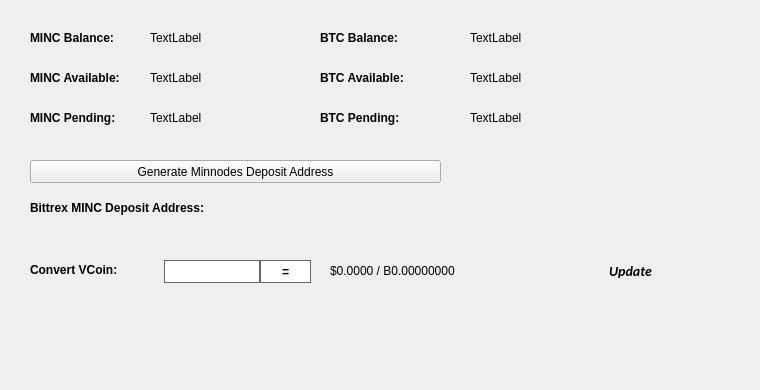
   <widget class="QWidget" name="BalanceTab">
    <attribute name="title">
     <string>Balance</string>
    </attribute>
    <widget class="QLabel" name="BitcoinBalanceLabel">
     <property name="geometry">
      <rect>
       <x>470</x>
       <y>30</y>
       <width>150</width>
       <height>16</height>
      </rect>
     </property>
     <property name="text">
      <string>TextLabel</string>
     </property>
    </widget>
    <widget class="QLabel" name="MINCBalanceLabel">
     <property name="geometry">
      <rect>
       <x>150</x>
       <y>30</y>
       <width>150</width>
       <height>16</height>
      </rect>
     </property>
     <property name="text">
      <string>TextLabel</string>
     </property>
    </widget>
    <widget class="QLabel" name="label_11">
     <property name="geometry">
      <rect>
       <x>30</x>
       <y>30</y>
       <width>101</width>
       <height>16</height>
      </rect>
     </property>
     <property name="font">
      <font>
       <weight>75</weight>
       <bold>true</bold>
      </font>
     </property>
     <property name="text">
      <string>MINC Balance:</string>
     </property>
    </widget>
    <widget class="QLabel" name="label_12">
     <property name="geometry">
      <rect>
       <x>320</x>
       <y>30</y>
       <width>101</width>
       <height>16</height>
      </rect>
     </property>
     <property name="font">
      <font>
       <weight>75</weight>
       <bold>true</bold>
      </font>
     </property>
     <property name="text">
      <string>BTC Balance:</string>
     </property>
    </widget>
    <widget class="QLabel" name="MINCAvailableLabel_2">
     <property name="geometry">
      <rect>
       <x>150</x>
       <y>70</y>
       <width>150</width>
       <height>16</height>
      </rect>
     </property>
     <property name="text">
      <string>TextLabel</string>
     </property>
    </widget>
    <widget class="QLabel" name="label_13">
     <property name="geometry">
      <rect>
       <x>30</x>
       <y>70</y>
       <width>111</width>
       <height>16</height>
      </rect>
     </property>
     <property name="font">
      <font>
       <weight>75</weight>
       <bold>true</bold>
      </font>
     </property>
     <property name="text">
      <string>MINC Available:</string>
     </property>
    </widget>
    <widget class="QLabel" name="label_14">
     <property name="geometry">
      <rect>
       <x>30</x>
       <y>110</y>
       <width>101</width>
       <height>16</height>
      </rect>
     </property>
     <property name="font">
      <font>
       <weight>75</weight>
       <bold>true</bold>
      </font>
     </property>
     <property name="text">
      <string>MINC Pending:</string>
     </property>
    </widget>
    <widget class="QLabel" name="MINCPendingLabel">
     <property name="geometry">
      <rect>
       <x>150</x>
       <y>110</y>
       <width>150</width>
       <height>16</height>
      </rect>
     </property>
     <property name="text">
      <string>TextLabel</string>
     </property>
    </widget>
    <widget class="QLabel" name="label_15">
     <property name="geometry">
      <rect>
       <x>320</x>
       <y>70</y>
       <width>111</width>
       <height>16</height>
      </rect>
     </property>
     <property name="font">
      <font>
       <weight>75</weight>
       <bold>true</bold>
      </font>
     </property>
     <property name="text">
      <string>BTC Available:</string>
     </property>
    </widget>
    <widget class="QLabel" name="BitcoinAvailableLabel">
     <property name="geometry">
      <rect>
       <x>470</x>
       <y>70</y>
       <width>150</width>
       <height>16</height>
      </rect>
     </property>
     <property name="text">
      <string>TextLabel</string>
     </property>
    </widget>
    <widget class="QLabel" name="label_31">
     <property name="geometry">
      <rect>
       <x>320</x>
       <y>110</y>
       <width>111</width>
       <height>16</height>
      </rect>
     </property>
     <property name="font">
      <font>
       <weight>75</weight>
       <bold>true</bold>
      </font>
     </property>
     <property name="text">
      <string>BTC Pending:</string>
     </property>
    </widget>
    <widget class="QLabel" name="BitcoinPendingLabel">
     <property name="geometry">
      <rect>
       <x>470</x>
       <y>110</y>
       <width>150</width>
       <height>16</height>
      </rect>
     </property>
     <property name="text">
      <string>TextLabel</string>
     </property>
    </widget>
    <widget class="QLabel" name="label_33">
     <property name="geometry">
      <rect>
       <x>30</x>
       <y>200</y>
       <width>221</width>
       <height>16</height>
      </rect>
     </property>
     <property name="font">
      <font>
       <weight>75</weight>
       <bold>true</bold>
      </font>
     </property>
     <property name="text">
      <string>Bittrex MINC Deposit Address:</string>
     </property>
    </widget>
    <widget class="QPushButton" name="GenDepositBTN">
     <property name="geometry">
      <rect>
       <x>30</x>
       <y>160</y>
       <width>411</width>
       <height>23</height>
      </rect>
     </property>
     <property name="text">
      <string>Generate Minnodes Deposit Address</string>
     </property>
     <property name="icon">
      <iconset resource="../minnodes.qrc">
       <normaloff>:/icons/bitcoin</normaloff>:/icons/bitcoin</iconset>
     </property>
    </widget>
    <widget class="QLabel" name="DepositAddressLabel">
     <property name="geometry">
      <rect>
       <x>200</x>
       <y>200</y>
       <width>261</width>
       <height>16</height>
      </rect>
     </property>
     <property name="palette">
      <palette>
       <active>
        <colorrole role="WindowText">
         <brush brushstyle="SolidPattern">
          <color alpha="255">
           <red>0</red>
           <green>0</green>
           <blue>0</blue>
          </color>
         </brush>
        </colorrole>
        <colorrole role="Text">
         <brush brushstyle="SolidPattern">
          <color alpha="255">
           <red>0</red>
           <green>0</green>
           <blue>255</blue>
          </color>
         </brush>
        </colorrole>
       </active>
       <inactive>
        <colorrole role="WindowText">
         <brush brushstyle="SolidPattern">
          <color alpha="255">
           <red>0</red>
           <green>0</green>
           <blue>0</blue>
          </color>
         </brush>
        </colorrole>
        <colorrole role="Text">
         <brush brushstyle="SolidPattern">
          <color alpha="255">
           <red>0</red>
           <green>0</green>
           <blue>255</blue>
          </color>
         </brush>
        </colorrole>
       </inactive>
       <disabled>
        <colorrole role="WindowText">
         <brush brushstyle="SolidPattern">
          <color alpha="255">
           <red>120</red>
           <green>120</green>
           <blue>120</blue>
          </color>
         </brush>
        </colorrole>
        <colorrole role="Text">
         <brush brushstyle="SolidPattern">
          <color alpha="255">
           <red>120</red>
           <green>120</green>
           <blue>120</blue>
          </color>
         </brush>
        </colorrole>
       </disabled>
      </palette>
     </property>
     <property name="font">
      <font>
       <weight>75</weight>
       <bold>true</bold>
      </font>
     </property>
     <property name="text">
      <string/>
     </property>
     <property name="alignment">
      <set>Qt::AlignRight|Qt::AlignTrailing|Qt::AlignVCenter</set>
     </property>
     <property name="textInteractionFlags">
      <set>Qt::LinksAccessibleByMouse|Qt::TextSelectableByKeyboard|Qt::TextSelectableByMouse</set>
     </property>
    </widget>
    <widget class="QLabel" name="label_8">
     <property name="geometry">
      <rect>
       <x>460</x>
       <y>300</y>
       <width>281</width>
       <height>81</height>
      </rect>
     </property>
     <property name="text">
      <string/>
     </property>
     <property name="pixmap">
      <pixmap>:/images/bittrex</pixmap>
     </property>
    </widget>
    <widget class="QWidget" name="widgetConversion" native="true">
     <property name="geometry">
      <rect>
       <x>0</x>
       <y>250</y>
       <width>751</width>
       <height>43</height>
      </rect>
     </property>
     <property name="minimumSize">
      <size>
       <width>0</width>
       <height>43</height>
      </size>
     </property>
     <property name="styleSheet">
      <string notr="true"/>
     </property>
     <widget class="QPushButton" name="btnUpdateMarketData">
      <property name="geometry">
       <rect>
        <x>575</x>
        <y>0</y>
        <width>111</width>
        <height>41</height>
       </rect>
      </property>
      <property name="sizePolicy">
       <sizepolicy hsizetype="Expanding" vsizetype="Expanding">
        <horstretch>0</horstretch>
        <verstretch>0</verstretch>
       </sizepolicy>
      </property>
      <property name="font">
       <font>
        <family>calibri</family>
        <pointsize>-1</pointsize>
        <weight>75</weight>
        <italic>true</italic>
        <bold>true</bold>
       </font>
      </property>
      <property name="styleSheet">
       <string notr="true">margin:0px;text-align:center;padding:2px;border-radius:3px;font-style:italic;width:100px;font-size:14px;font-family:calibri;font-weight:600;</string>
      </property>
      <property name="text">
       <string>Update</string>
      </property>
      <property name="iconSize">
       <size>
        <width>150</width>
        <height>35</height>
       </size>
      </property>
      <property name="autoDefault">
       <bool>true</bool>
      </property>
      <property name="default">
       <bool>true</bool>
      </property>
     </widget>
     <widget class="QLabel" name="lblConvertVCoin">
      <property name="geometry">
       <rect>
        <x>30</x>
        <y>10</y>
        <width>131</width>
        <height>20</height>
       </rect>
      </property>
      <property name="styleSheet">
       <string notr="true"/>
      </property>
      <property name="text">
       <string>&lt;html&gt;&lt;head/&gt;&lt;body&gt;&lt;p&gt;&lt;span style=&quot; font-weight:600;&quot;&gt;Convert VCoin:&lt;/span&gt;&lt;/p&gt;&lt;/body&gt;&lt;/html&gt;</string>
      </property>
     </widget>
     <widget class="QLineEdit" name="txtConvertVCoinQty">
      <property name="geometry">
       <rect>
        <x>160</x>
        <y>10</y>
        <width>100</width>
        <height>23</height>
       </rect>
      </property>
      <property name="minimumSize">
       <size>
        <width>100</width>
        <height>23</height>
       </size>
      </property>
      <property name="maximumSize">
       <size>
        <width>100</width>
        <height>16777215</height>
       </size>
      </property>
      <property name="styleSheet">
       <string notr="true">border: 1px solid #61696c;margin-left:4px;</string>
      </property>
     </widget>
     <widget class="QPushButton" name="btnConvertMinnodes">
      <property name="geometry">
       <rect>
        <x>260</x>
        <y>10</y>
        <width>51</width>
        <height>23</height>
       </rect>
      </property>
      <property name="minimumSize">
       <size>
        <width>0</width>
        <height>23</height>
       </size>
      </property>
      <property name="styleSheet">
       <string notr="true">border:1px solid #61696c;background:white;font-weight:600;</string>
      </property>
      <property name="text">
       <string>=</string>
      </property>
     </widget>
     <widget class="QLabel" name="lblConvertVCoinResults">
      <property name="geometry">
       <rect>
        <x>330</x>
        <y>0</y>
        <width>201</width>
        <height>41</height>
       </rect>
      </property>
      <property name="styleSheet">
       <string notr="true"/>
      </property>
      <property name="text">
       <string>$0.0000 / B0.00000000</string>
      </property>
     </widget>
     <widget class="QLabel" name="iconOverviewUpdateWait">
      <property name="geometry">
       <rect>
        <x>670</x>
        <y>10</y>
        <width>24</width>
        <height>24</height>
       </rect>
      </property>
      <property name="text">
       <string/>
      </property>
      <property name="pixmap">
       <pixmap resource="../minnodes.qrc">:/icons/transaction_1</pixmap>
      </property>
      <property name="scaledContents">
       <bool>true</bool>
      </property>
      <property name="alignment">
       <set>Qt::AlignCenter</set>
      </property>
     </widget>
    </widget>
   </widget>
